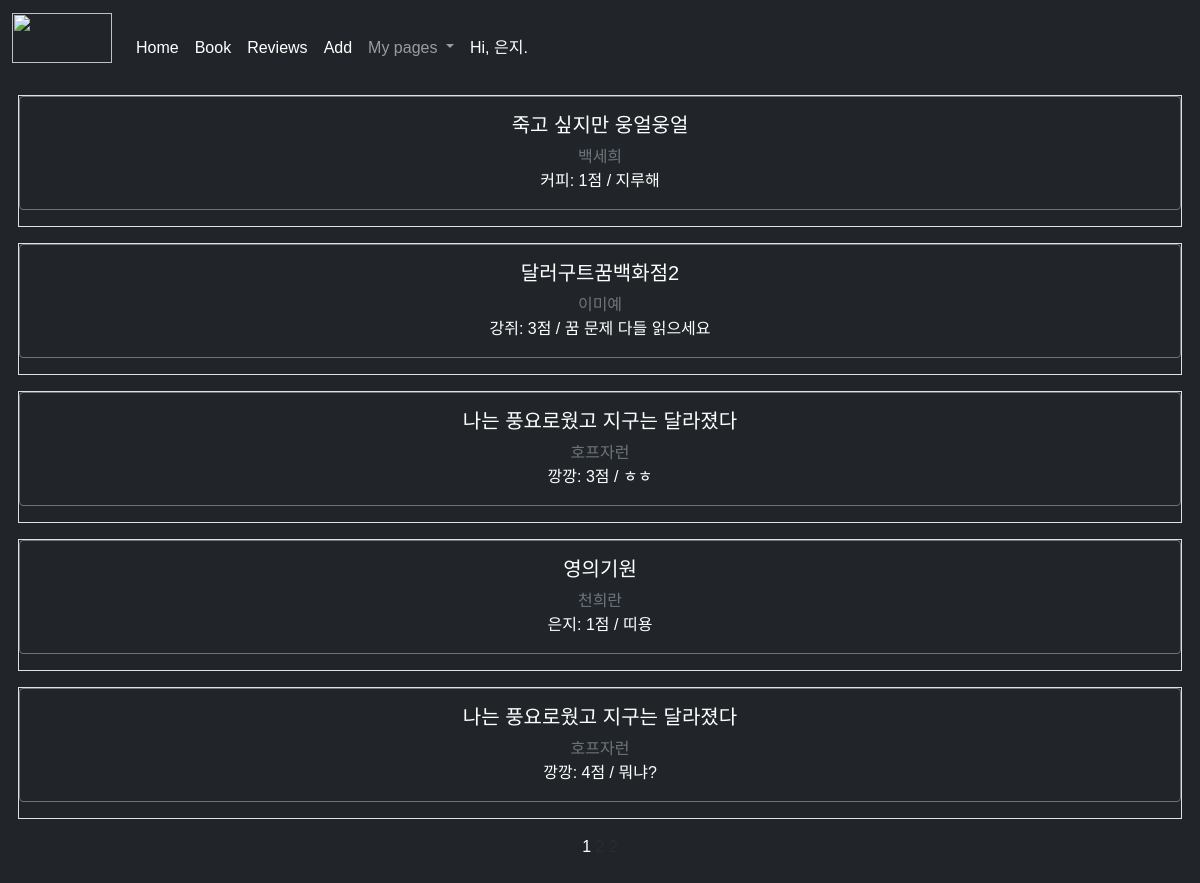
Page /member/review/list (signed in) on the committed database.
### member/models.py (models this page shows, shortened)
class User(AbstractUser):
    nickname = models.CharField(
        max_length=15,
        unique=True,
        null=True,
        error_messages={'unique': '이미 사용 중인 닉네임 입니다!'},)

class Review(models.Model):
    point = models.IntegerField(choices=REVIEW_POINT_CHOICES, default=None)
    comment = models.CharField(max_length=500)
    book = models.ForeignKey(Book, on_delete=models.CASCADE)
    author = models.ForeignKey(User, on_delete=models.CASCADE)
    created_at = models.DateTimeField(
        auto_now_add=True)  # 모델이 생성된 시간을 자동으로 필드에 넣어
    updated_at = models.DateTimeField(auto_now=True)

class Book(models.Model):
    name = models.CharField(max_length=25, verbose_name='제목')
    writer = models.CharField(max_length=15, verbose_name='저자')
    bookcovers = models.CharField(max_length=500, default=None, null=True)
    created_at = models.DateTimeField(auto_now_add=True)
    updated_at = models.DateTimeField(auto_now=True)

### member/views.py (the view)
# urls.py: path('review/list', views.review_list, name="review-list"),
def review_list(req):
    reviews = Review.objects.all().order_by('-created_at')
    paginator = Paginator(reviews, 5)
    page = req.GET.get('page')
    items = paginator.get_page(page)
    context = {
        'reviews': items
    }
    return render(req, 'review_list.html', context)

### member/templates/review_list.html (shortened to what this page needs)
{% extends 'base.html' %}
{% load static %}
{% block content %}
<div class="container mb-4">
    {% for item in reviews %}
        <div class="row gx-4 gx-lg-5 border mb-3 pd-2 d-flex justify-content-center">
            <div class="card border-secondary bg-dark mb-3">
                <div class="card-body">
                    <h5 class="card-title">{{ item.book.name }}</h5>
                    <h7 class="card-subtitle mb-2 text-muted">{{ item.book.writer }}</h7>
                    <p class="card-text">{{ item.author.nickname }}: {{ item.point }}점 / {{ item.comment }}</p>
                </div>
            </div>
        </div>
    {% endfor %}
        <div class="row">
            <div class="col-sm-12 text-center">
                <div class="pagination">
                    <span class="step-links text-center" style="width: 100%;">
                    <span class="current">
                        {{ reviews.number }}
                    </span>
                    {% if reviews.has_next %}
                        <a href="?page={{ reviews.next_page_number }}">{{ reviews.next_page_number }}</a>
                        <a href="?page={{ reviews.paginator.num_pages }}">{{ reviews.paginator.num_pages }}</a>
                    {% endif %}
                </span>
                </div>
            </div>
        </div>
</div>
{% endblock %}

### member/templates/base.html (shortened to what this page needs)
{% load static %}
<!DOCTYPE html>
<html lang="en">
<head>
    <link href="https://cdn.jsdelivr.net/npm/bootstrap@5.1.0/dist/css/bootstrap.min.css" rel="stylesheet">
    <link rel="stylesheet" href="{% static 'style.css' %}">
</head>
    <body class="d- flex text-center text-white bg-dark mg-3" cz-shortcut-listen="true">
<header class="mb-auto">
    <nav class="navbar navbar-expand-lg navbar-dark bg-dark">
        <div class="container-fluid">
            <a href="http://49.50.172.121:8800/"><img id="nav_img" class="mb-4 navbar-brand" src="https://img1.daumcdn.net/thumb/R1280x0/?scode=mtistory2&fname=https%3A%2F%2Fblog.kakaocdn.net%2Fdn%2FuAV4y%2Fbtrd5EvWVRw%2F4ZTGJqhtplydRDG6NRXsjK%2Fimg.png" alt=""></a>
        <div class="collapse navbar-collapse" id="navbarNavDropdown">
            <ul class="navbar-nav">
            <li class="nav-item">
                <a class="nav-link active" aria-current="page" href="http://49.50.172.121:8800/">Home</a>
            </li>
            <li class="nav-item">
                <a class="nav-link active" aria-current="page" href="http://49.50.172.121:8800/member/list">Book</a>
            </li>
            <li class="nav-item">
                <a class="nav-link active" aria-current="page" href="/member/review/list">Reviews</a>
            </li>
            <li class="nav-item">
                <a class="nav-link active" aria-current="page" href="http://49.50.172.121:8800/member/create">Add</a>
            </li>
            <li class="nav-item dropdown">
                <a class="nav-link dropdown-toggle" href="#" id="navbarDropdownMenuLink" role="button" data-bs-toggle="dropdown" aria-expanded="false">
                My pages
                </a>
            </li>
            <li class="nav-item" id="nav_user_col">
                <span  id="nav_user" class="nav-link active">
                    {% if user.is_authenticated %}
                    Hi, {{user.nickname}}.
                {% endif %}
                </span>
            </li>
            </ul>
        </div>
        </div>
    </nav>
</header>
    {% block content%}
    {% endblock %}
    </body>
</html>

### member/static/style.css (style rules this page uses)
:root { --border: #e3e1dc; --max-width: 1100px; --max-content-width: 1000px; --body-background: #212529; --site-header-background: #212529; --navbar: #2f2c28; --site-footer: #bcb9b0; --site-footer-background: #2f2c28; --account-link: #ffcc00; --content-list-contet-date: #bcb9b0; --main-header-background: #fff; --main-header-height: 565px; --main-header-border: #f0efec; --main-header: #fff; --content-list-sub-heading: #d1d0cc; --content-list-pagination-current: #fff; --content-list-pagination-current-bg: #ff0458; --review-detail-date: #bcb9b0; --review-detail-side-padding: 8px; --profile-header-edit: #7b776b; --file-content-border: #d3d1c8; --file-content-background: #212529; }
body { display: flex; justify-content: center; min-height: 100vh; flex-direction: column; margin: 0; word-break: keep-all; }
#nav_img { margin-top: 5px; padding: 0; width: 100px; height: 50px; }
* { font-family: "Spoqa Han Sans Neo", sans-serif; }
:root { --text: #2f2c28; --link: #ffcc00; --button-text: #fff; --button-primary-background: #ff0458; --button-primary-hover-background: #ff045893; --button-warn-background: #f9592c; --button-secondary-background: #bcb9b0; --ic-button-circle: #ffcc00; --input-background: #fff; --input-border: #cccac3; --input-placeholder: #bcb9b0; --input-focus-border: #ffcc00; --input-focus-background: #fffdf3; --input-error: #e6584e; --input-error-border: #e6584e; --chip-border: #e3e1dc; --chip-text: #2f2c28; --chip-green-background: #effaf9; --chip-green-text: #79c9c5; --chip-green-border: #06aea7; --avatar-placeholder: #e3e1dc; --stars: #ffcc00; --dialog-border: #e3e1dc; --dialog-background: #f6f5f3; --dialog-info: #e1811b; --box-border: #e3e1dc; }
body, a, a:hover { color: var(--text); }
a { text-decoration: none; }

### rows in the picture
User: nickname "은지"
Review: book.name "죽고 싶지만 웅얼웅얼", book.writer "백세희", author.nickname "커피", point "1", comment "지루해"
Review: book.name "달러구트꿈백화점2", book.writer "이미예", author.nickname "강쥐", point "3", comment "꿈 문제 다들 읽으세요"
Review: book.name "나는 풍요로웠고 지구는 달라졌다", book.writer "호프자런", author.nickname "깡깡", point "3", comment "ㅎㅎ"
Review: book.name "영의기원", book.writer "천희란", author.nickname "은지", point "1", comment "띠용"
Review: book.name "나는 풍요로웠고 지구는 달라졌다", book.writer "호프자런", author.nickname "깡깡", point "4", comment "뭐냐?"

### other values in the picture
{{ reviews.number }} "1"
